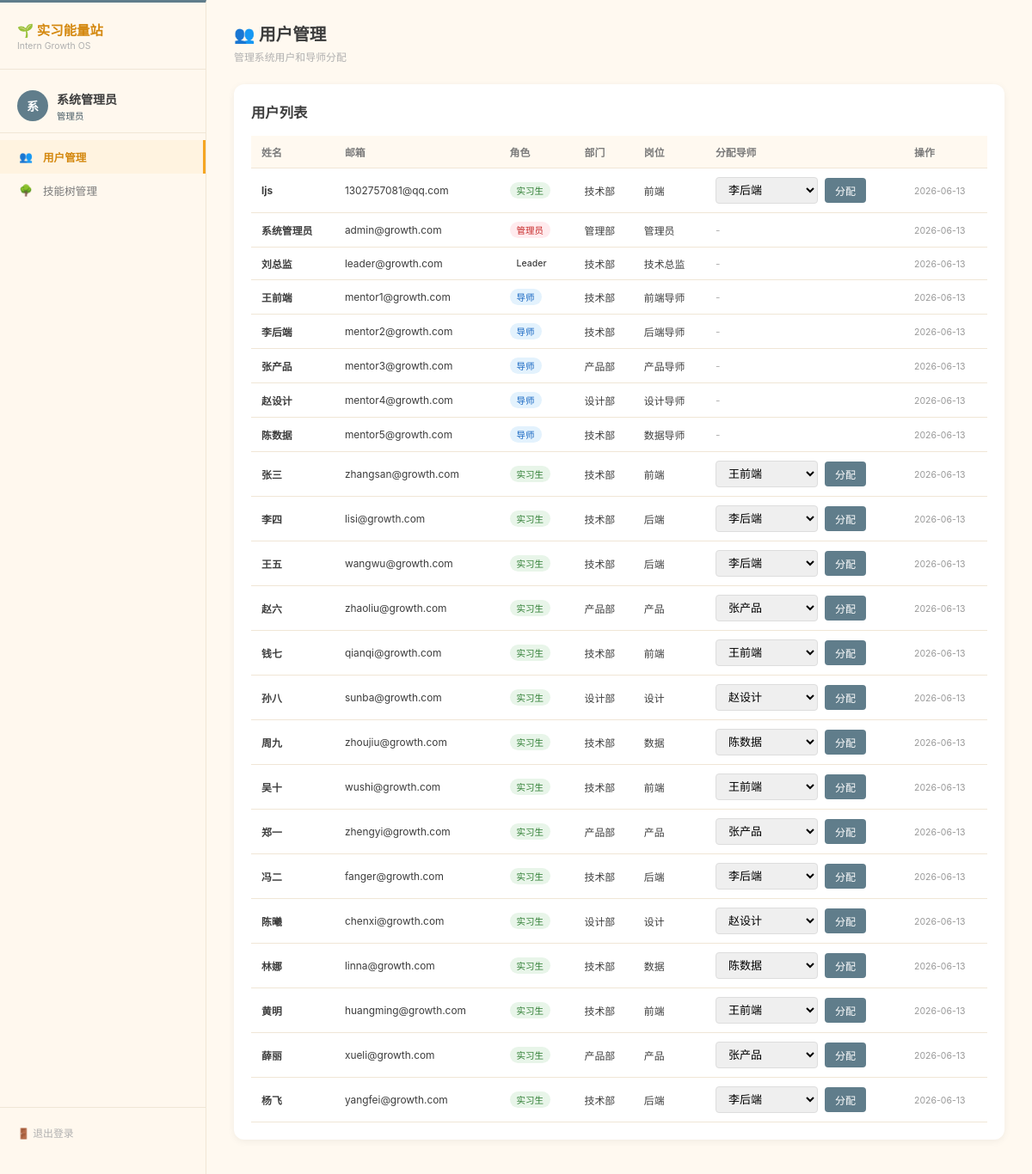
Page /admin/users (signed in) on the committed database.
### tables this page shows
CREATE TABLE users (
            id INTEGER PRIMARY KEY AUTOINCREMENT,
            email TEXT UNIQUE NOT NULL,
            password_hash TEXT NOT NULL,
            name TEXT NOT NULL,
            role TEXT NOT NULL CHECK(role IN ('intern','mentor','hr','leader','admin')),
            avatar_url TEXT DEFAULT '',
            department TEXT DEFAULT '',
            position TEXT DEFAULT '',
            created_at DATETIME DEFAULT CURRENT_TIMESTAMP
        );

### app.py (the view)
@app.route('/admin/users')
@login_required
@role_required('admin')
def admin_users():
    db = get_db()
    users = db.execute('SELECT * FROM users ORDER BY created_at DESC').fetchall()
    mentors = db.execute(
        "SELECT id, name FROM users WHERE role='mentor'"
    ).fetchall()
    intern_profiles = db.execute('SELECT user_id, mentor_id FROM intern_profiles').fetchall()
    mentor_map = {str(p['user_id']): p['mentor_id'] for p in intern_profiles}
    users_list = [dict(u) for u in users]
    for u in users_list:
        u['mentor_id'] = mentor_map.get(str(u['id']))
    db.close()
    return render_template('admin/users.html',
                           users=users_list,
                           mentors=[dict(m) for m in mentors])

### app.py (called while the page is built)
def login_required(f):
    @wraps(f)
    def decorated(*args, **kwargs):
        if 'user_id' not in session:
            return redirect(url_for('login'))
        return f(*args, **kwargs)
    return decorated

def role_required(*roles):
    def decorator(f):
        @wraps(f)
        def decorated(*args, **kwargs):
            if session.get('role') not in roles:
                flash('无权访问')
                return redirect(url_for('dashboard'))
            return f(*args, **kwargs)
        return decorated
    return decorator

def get_current_user():
    if 'user_id' in session:
        db = get_db()
        user = db.execute('SELECT * FROM users WHERE id=?', (session['user_id'],)).fetchone()
        db.close()
        return dict(user) if user else None
    return None

@app.context_processor
def inject_globals():
    user = get_current_user()
    role_colors = {
        'intern': {'primary': '#F5A623', 'primary_dark': '#E09000', 'primary_light': '#FFD180', 'bg': '#FFF8E1'},
        'mentor': {'primary': '#4CAF50', 'primary_dark': '#388E3C', 'primary_light': '#A5D6A7', 'bg': '#E8F5E9'},
        'leader': {'primary': '#9C27B0', 'primary_dark': '#7B1FA2', 'primary_light': '#CE93D8', 'bg': '#F3E5F5'},
        'admin': {'primary': '#607D8B', 'primary_dark': '#455A64', 'primary_light': '#B0BEC5', 'bg': '#ECEFF1'}
    }
    theme = role_colors.get(user['role'], role_colors['intern']) if user else role_colors['intern']
    return dict(current_user=user, now=datetime.now(), theme=theme)

### init_db.py (called while the page is built)
def get_db():
    db = sqlite3.connect(Config.DATABASE)
    db.row_factory = sqlite3.Row
    db.execute("PRAGMA foreign_keys = ON")
    return db

### templates/admin/users.html (shortened to what this page needs)
{% extends "layout.html" %}
{% block content %}
<div class="page-header">
    <h1>👥 用户管理</h1>
    <p>管理系统用户和导师分配</p>
</div>
<div class="card">
    <h3 style="margin-bottom:16px;">用户列表</h3>
    <div class="table-wrap">
    <table>
        <thead>
            <tr><th>姓名</th><th>邮箱</th><th>角色</th><th>部门</th><th>岗位</th><th>分配导师</th><th>操作</th></tr>
        </thead>
        <tbody>
            {% for u in users %}
            <tr>
                <td><strong>{{ u.name }}</strong></td>
                <td>{{ u.email }}</td>
                <td>
                    <span class="badge badge-{% if u.role=='admin' %}danger{% elif u.role=='mentor' %}info{% elif u.role=='leader' %}success{% else %}ok{% endif %}">
                        {% if u.role=='admin' %}管理员{% elif u.role=='mentor' %}导师{% elif u.role=='leader' %}Leader{% else %}实习生{% endif %}
                    </span>
                </td>
                <td>{{ u.department }}</td>
                <td>{{ u.position }}</td>
                <td>
                    {% if u.role == 'intern' %}
                    <form method="POST" action="{{ url_for('admin_assign_mentor') }}" class="assign-form">
                        <select name="mentor_id">
                            {% for m in mentors %}
                            <option value="{{ m.id }}" {% if u.mentor_id == m.id %}selected{% endif %}>{{ m.name }}</option>
                            {% endfor %}
                        </select>
                        <button type="submit">分配</button>
                    </form>
                    {% else %}
                    <span class="text-muted">-</span>
                    {% endif %}
                </td>
                <td>
                    <span style="font-size:0.75rem;color:#999;">{{ u.created_at[:10] }}</span>
                </td>
            </tr>
            {% endfor %}
        </tbody>
    </table>
    </div>
</div>
{% endblock %}

### templates/layout.html (shortened to what this page needs)
{% extends "base.html" %}
{% set role_colors = {
    'intern': {'primary': '#F5A623', 'primary_dark': '#E09000', 'primary_light': '#FFD180', 'bg': '#FFF8E1'},
    'mentor': {'primary': '#4CAF50', 'primary_dark': '#388E3C', 'primary_light': '#A5D6A7', 'bg': '#E8F5E9'},
    'leader': {'primary': '#9C27B0', 'primary_dark': '#7B1FA2', 'primary_light': '#CE93D8', 'bg': '#F3E5F5'},
    'admin': {'primary': '#607D8B', 'primary_dark': '#455A64', 'primary_light': '#B0BEC5', 'bg': '#ECEFF1'}
} %}
{% set theme = role_colors.get(current_user.role, role_colors.intern) %}
{% block body %}
<div class="layout">
    <aside class="sidebar" style="border-top: 3px solid {{ theme.primary }};">
        <div class="sidebar-brand">
            <h2>🌱 实习能量站</h2>
            <div class="subtitle">Intern Growth OS</div>
        </div>
        {% if current_user %}
        <div class="sidebar-user">
            <div class="avatar" style="background:{{ theme.primary }};">{{ current_user.name[0] }}</div>
            <div class="name">{{ current_user.name }}</div>
            <div class="role" style="color:{{ theme.primary_dark }};">
                {% if current_user.role == 'intern' %}实习生
                {% elif current_user.role == 'mentor' %}带教导师
                {% elif current_user.role == 'leader' %}部门主管
                {% elif current_user.role == 'admin' %}管理员
                {% endif %}
            </div>
        </div>
        <nav class="sidebar-nav">
            {% if current_user.role == 'intern' %}
            <a href="{{ url_for('intern_dashboard') }}" class="{% if request.endpoint == 'intern_dashboard' %}active{% endif %}">
                <span class="icon">🏠</span> 我的主页
            </a>
            <a href="{{ url_for('intern_growth_map') }}" class="{% if request.endpoint == 'intern_growth_map' %}active{% endif %}">
                <span class="icon">🗺️</span> 成长分析
            </a>
            <a href="{{ url_for('intern_tasks') }}" class="{% if request.endpoint == 'intern_tasks' %}active{% endif %}">
                <span class="icon">📋</span> 成长任务
            </a>
            <a href="{{ url_for('intern_weekly_report') }}" class="{% if request.endpoint in ['intern_weekly_report', 'intern_weekly_report_edit', 'intern_feedback'] %}active{% endif %}">
                <span class="icon">📚</span> 成长周记
            </a>
            <a href="{{ url_for('intern_score_history') }}" class="{% if request.endpoint == 'intern_score_history' %}active{% endif %}">
                <span class="icon">📊</span> 评分历史
            </a>
            <a href="{{ url_for('intern_learning') }}" class="{% if request.endpoint == 'intern_learning' %}active{% endif %}">
                <span class="icon">📖</span> 学习资料
            </a>
            {% elif current_user.role == 'admin' %}
            <a href="{{ url_for('admin_users') }}" class="{% if request.endpoint == 'admin_users' %}active{% endif %}">
                <span class="icon">👥</span> 用户管理
            </a>
            <a href="{{ url_for('admin_skills') }}" class="{% if request.endpoint == 'admin_skills' %}active{% endif %}">
                <span class="icon">🌳</span> 技能树管理
            </a>
            {% endif %}
        </nav>
        <div class="sidebar-footer">
            <a href="{{ url_for('logout') }}">🚪 退出登录</a>
        </div>
        {% endif %}
    </aside>
    <main class="main-content">
        {% block content %}{% endblock %}
    </main>
</div>
{% endblock %}

### static/css/style.css (style rules this page uses)
*, *::before, *::after { box-sizing: border-box; margin: 0; padding: 0; }
:root { --primary: #F5A623; --primary-light: #FFC966; --primary-dark: #D4880F; --primary-bg: #FFF3E0; --bg-main: #FFF9F0; --bg-card: #FFFFFF; --bg-sidebar: #FFF8EE; --text-primary: #3D3D3D; --text-secondary: #7A7A7A; --text-muted: #B0B0B0; --border: #F0E6D6; --success: #4CAF50; --warning: #FF9800; --danger: #F44336; --info: #2196F3; --shadow-sm: 0 2px 8px rgba(0,0,0,0.06); --shadow-md: 0 4px 16px rgba(0,0,0,0.08); --radius-sm: 8px; --radius-md: 12px; --radius-lg: 16px; }
html { font-size: 14px; }
body { font-family: -apple-system, BlinkMacSystemFont, "Segoe UI", "PingFang SC", "Hiragino Sans GB", "Microsoft YaHei", sans-serif; background: var(--bg-main); color: var(--text-primary); min-height: 100vh; }
a { color: var(--primary-dark); text-decoration: none; }
.layout { display: flex; min-height: 100vh; }
.sidebar { width: 240px; background: var(--bg-sidebar); border-right: 1px solid var(--border); padding: 20px 0; display: flex; flex-direction: column; position: fixed; top: 0; left: 0; bottom: 0; z-index: 100; }
.sidebar-brand { padding: 0 20px 20px; border-bottom: 1px solid var(--border); margin-bottom: 12px; }
.sidebar-brand h2 { font-size: 1.1rem; color: var(--primary-dark); }
.sidebar-brand .subtitle { font-size: 0.75rem; color: var(--text-muted); margin-top: 2px; }
.sidebar-user { padding: 12px 20px; border-bottom: 1px solid var(--border); margin-bottom: 8px; }
.sidebar-user .name { font-weight: 600; }
.sidebar-user .role { font-size: 0.75rem; color: var(--text-muted); margin-top: 2px; }
.sidebar-user .avatar { width: 36px; height: 36px; border-radius: 50%; background: var(--primary-light); display: flex; align-items: center; justify-content: center; font-weight: 700; color: #fff; margin-right: 10px; float: left; }
.sidebar-nav { flex: 1; overflow-y: auto; }
.sidebar-nav a { display: flex; align-items: center; padding: 10px 20px; color: var(--text-secondary); font-size: 0.9rem; transition: all 0.2s; }
.sidebar-nav a.active { background: var(--primary-bg); color: var(--primary-dark); font-weight: 600; border-right: 3px solid var(--primary); }
.sidebar-nav a .icon { margin-right: 10px; width: 20px; text-align: center; }
.sidebar-footer { padding: 12px 20px; border-top: 1px solid var(--border); }
.sidebar-footer a { display: flex; align-items: center; padding: 8px 0; color: var(--text-muted); font-size: 0.85rem; }
.main-content { flex: 1; margin-left: 240px; padding: 24px 32px; min-height: 100vh; }
.card { background: var(--bg-card); border-radius: var(--radius-md); box-shadow: var(--shadow-sm); padding: 20px; margin-bottom: 16px; }
.table-wrap { overflow-x: auto; }
table { width: 100%; border-collapse: collapse; }
th, td { padding: 10px 12px; text-align: left; border-bottom: 1px solid var(--border); font-size: 0.85rem; }
th { font-weight: 600; color: var(--text-secondary); background: var(--bg-main); }
.badge { display: inline-block; padding: 2px 8px; border-radius: 12px; font-size: 0.75rem; font-weight: 500; }
.badge-ok { background: #E8F5E9; color: #2E7D32; }
.badge-danger { background: #FFEBEE; color: #C62828; }
.badge-info { background: #E3F2FD; color: #1565C0; }
.page-header { margin-bottom: 24px; }
.page-header h1 { font-size: 1.4rem; font-weight: 700; }
.page-header p { color: var(--text-muted); font-size: 0.85rem; margin-top: 4px; }
.text-muted { color: var(--text-muted); }

### rows in the picture
users: name "系", name "系统管理员", email "admin@growth.com", role "管理员", department "管理部", position "管理员", created_at "2026-06-13"
users: name "ljs", email "1302757081@qq.com", role "实习生", department "技术部", position "前端", created_at "2026-06-13"
users: name "刘总监", email "leader@growth.com", role "Leader", department "技术部", position "技术总监", created_at "2026-06-13"
users: name "王前端", email "mentor1@growth.com", role "导师", department "技术部", position "前端导师", created_at "2026-06-13"
users: name "李后端", email "mentor2@growth.com", role "导师", department "技术部", position "后端导师", created_at "2026-06-13"
users: name "张产品", email "mentor3@growth.com", role "导师", department "产品部", position "产品导师", created_at "2026-06-13"
users: name "赵设计", email "mentor4@growth.com", role "导师", department "设计部", position "设计导师", created_at "2026-06-13"
users: name "陈数据", email "mentor5@growth.com", role "导师", department "技术部", position "数据导师", created_at "2026-06-13"
users: name "张三", email "zhangsan@growth.com", role "实习生", department "技术部", position "前端", created_at "2026-06-13"
users: name "李四", email "lisi@growth.com", role "实习生", department "技术部", position "后端", created_at "2026-06-13"
users: name "王五", email "wangwu@growth.com", role "实习生", department "技术部", position "后端", created_at "2026-06-13"
users: name "赵六", email "zhaoliu@growth.com", role "实习生", department "产品部", position "产品", created_at "2026-06-13"
users: name "钱七", email "qianqi@growth.com", role "实习生", department "技术部", position "前端", created_at "2026-06-13"
users: name "孙八", email "sunba@growth.com", role "实习生", department "设计部", position "设计", created_at "2026-06-13"
users: name "周九", email "zhoujiu@growth.com", role "实习生", department "技术部", position "数据", created_at "2026-06-13"
users: name "吴十", email "wushi@growth.com", role "实习生", department "技术部", position "前端", created_at "2026-06-13"
users: name "郑一", email "zhengyi@growth.com", role "实习生", department "产品部", position "产品", created_at "2026-06-13"
users: name "冯二", email "fanger@growth.com", role "实习生", department "技术部", position "后端", created_at "2026-06-13"
users: name "陈曦", email "chenxi@growth.com", role "实习生", department "设计部", position "设计", created_at "2026-06-13"
users: name "林娜", email "linna@growth.com", role "实习生", department "技术部", position "数据", created_at "2026-06-13"
users: name "黄明", email "huangming@growth.com", role "实习生", department "技术部", position "前端", created_at "2026-06-13"
users: name "薛丽", email "xueli@growth.com", role "实习生", department "产品部", position "产品", created_at "2026-06-13"
users: name "杨飞", email "yangfei@growth.com", role "实习生", department "技术部", position "后端", created_at "2026-06-13"

### other values in the picture
form field mentor_id "李后端"
form field mentor_id "王前端"
form field mentor_id "张产品"
form field mentor_id "赵设计"
form field mentor_id "陈数据"
